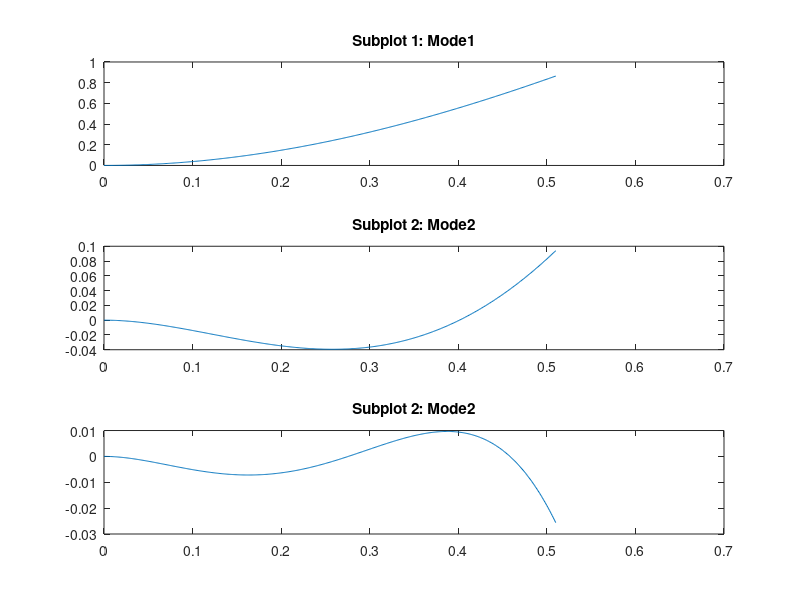

Write MATLAB code to recreate this figure.
y=0:0.001:0.51;
Modeshape3=(-0.2672)*(y/0.51).^2+0.7914*(y/0.51).^3-0.5498*(y/0.51).^4;
Modeshape1=0.9955*(y/0.51).^2-0.0765*(y/0.51).^3-0.0550*(y/0.51).^4;
Modeshape2=-0.5173*(y/0.51).^2+0.8279*(y/0.51).^3-0.2166*(y/0.51).^4;
figure;
subplot(3,1,1);
plot(y,Modeshape1);
title('Subplot 1: Mode1');
subplot(3,1,2);
plot(y,Modeshape2);
title('Subplot 2: Mode2');
subplot(3,1,3);
plot(y,Modeshape3);
title('Subplot 2: Mode2');